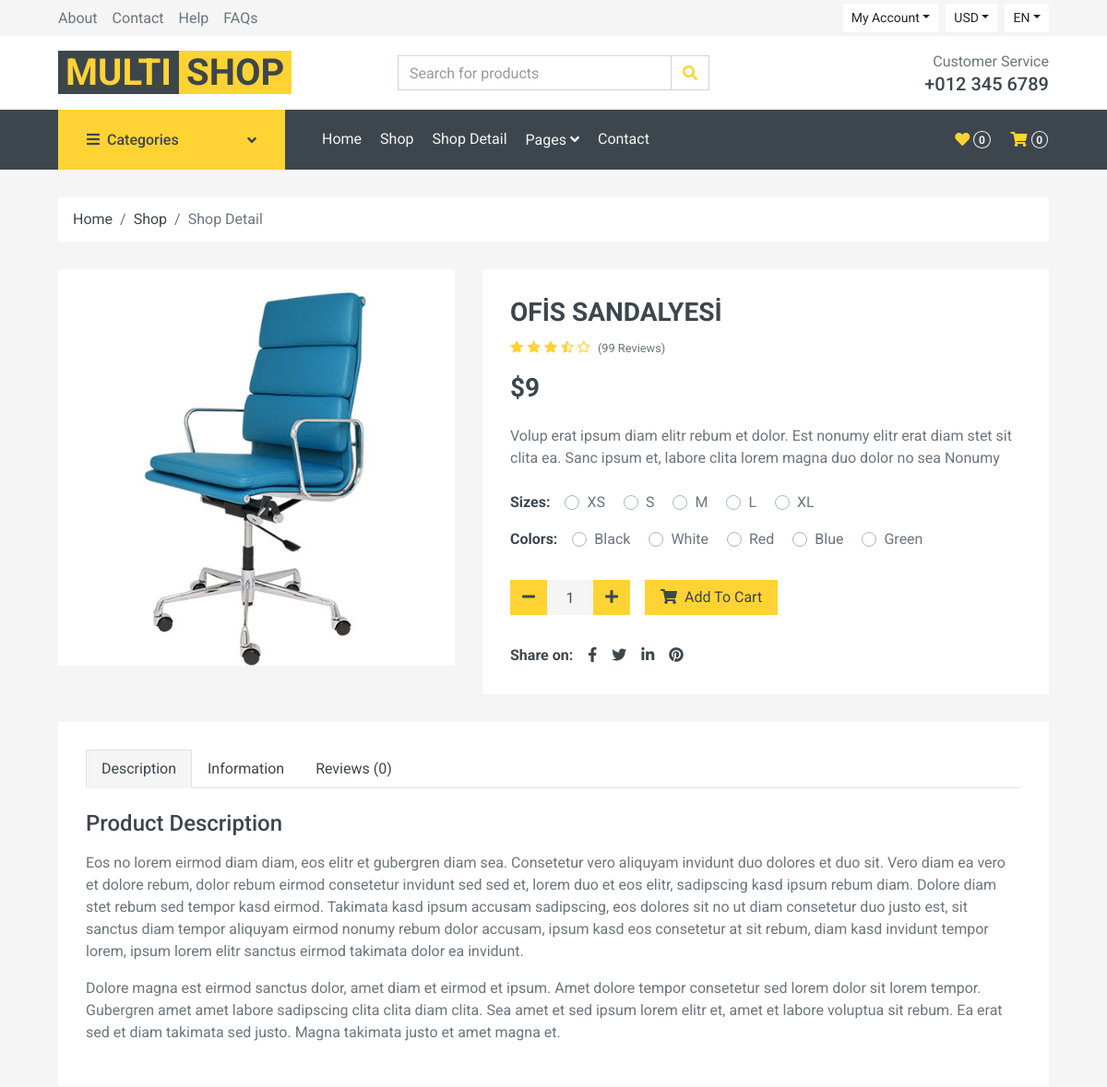
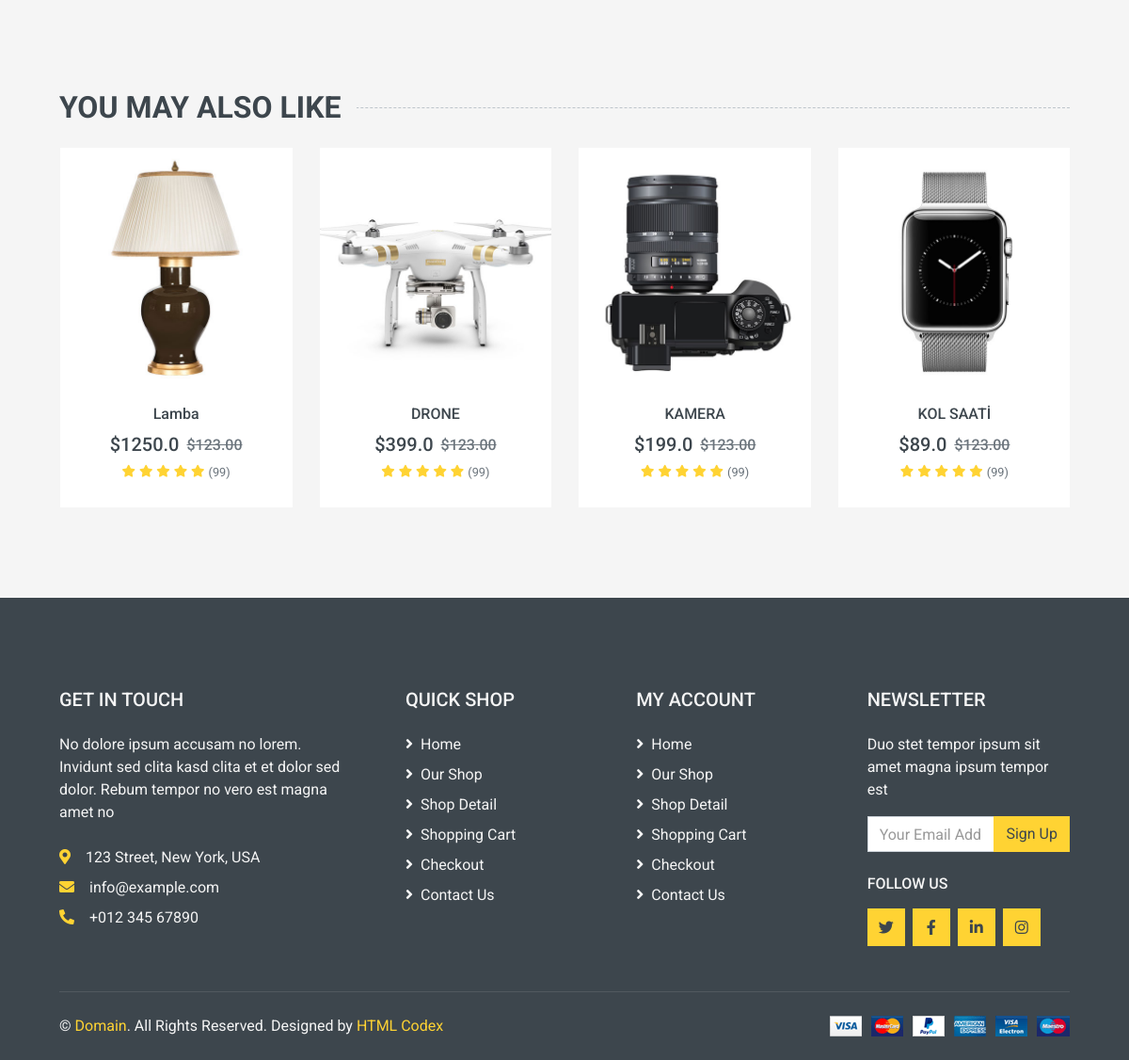
The app's page /product_detail/12/ofis-sandalyesi with its own data (2 pictures, top to bottom).
### product/models.py (models this page shows, shortened)
class Product(models.Model):
    STATUS = (('True', 'Evet'),
            ('False', 'Hayir'), )
    category = models.ForeignKey(Category, on_delete=models.CASCADE) #many to one relation with Category
    title = models.CharField(max_length=150)
    keywords = models.CharField(max_length=255)
    description = models.TextField(max_length=255)
    image = models.ImageField(blank=True, upload_to='images/')
    price= models.FloatField()
    amount = models.IntegerField(default=0)
    detail = models.TextField()
    status = models.CharField(max_length=10,choices=STATUS)
    slug = models.SlugField(null=False, unique=True)
    create_at = models.DateTimeField(auto_now_add=True)
    update_at = models.DateTimeField(auto_now=True)
    def category_tag(self):
        return self.category
    category_tag.short_description = "Kategori"
    def image_tag(self):
        return mark_safe('<img src="{}" height="50"/>'.format(self.image.url))
    image_tag.short_description = 'Image'

### home/views.py (the view)
# urls.py: path("product_detail/<int:id>/<slug:slug>", views.productDetail, name="productDetail"),
def productDetail(request, id, slug):
    urun = Product.objects.get(pk=id)
    urunler = Product.objects.all()
    images = Images.objects.filter(product=urun)
    comments = Comment.objects.filter(product_id=id)
    context = {'page': 'Urun',
               'urun': urun,
               'urunler': urunler,
               'images': images,
               'comments': comments}
    return render(request, 'product_detail.html', context)

### home/templates/product_detail.html (shortened to what this page needs)
{% extends 'homebase.html' %}
{% load static %}
{% block sidebar %} {% include 'sidebar.html' %}  {% endblock %}
{% block body %}
    <div class="container-fluid">
        <div class="row px-xl-5">
            <div class="col-12">
                <nav class="breadcrumb bg-light mb-30">
                    <a class="breadcrumb-item text-dark" href="/">Home</a>
                    <a class="breadcrumb-item text-dark" href="shop">Shop</a>
                    <span class="breadcrumb-item active">Shop Detail</span>
                </nav>
            </div>
        </div>
    </div>
    <div class="container-fluid pb-5">
        <div class="row px-xl-5">
            <div class="col-lg-5 mb-30">
                <div id="product-carousel" class="carousel slide" data-ride="carousel">
                    <div class="carousel-inner bg-light">
                        <div class="carousel-item active">
                            <img class="w-100 h-100" src="{{ urun.image.url}}" alt="Image">
                        </div>
                    </div>
                </div>
            </div>
            <div class="col-lg-7 h-auto mb-30">
                <div class="h-100 bg-light p-30">
                    <h3>{{urun.title}}</h3>
                    <div class="d-flex mb-3">
                        <div class="text-primary mr-2">
                            <small class="fas fa-star"></small>
                            <small class="fas fa-star"></small>
                            <small class="fas fa-star"></small>
                            <small class="fas fa-star-half-alt"></small>
                            <small class="far fa-star"></small>
                        </div>
                        <small class="pt-1">(99 Reviews)</small>
                    </div>
                    <h3 class="font-weight-semi-bold mb-4">${{urun.amount}}</h3>
                    <p class="mb-4">Volup erat ipsum diam elitr rebum et dolor. Est nonumy elitr erat diam stet sit
                        clita ea. Sanc ipsum et, labore clita lorem magna duo dolor no sea
                        Nonumy</p>
                    <div class="d-flex mb-3">
                        <strong class="text-dark mr-3">Sizes:</strong>
                        <form>
                            <div class="custom-control custom-radio custom-control-inline">
                                <label class="custom-control-label" for="size-1">XS</label>
                            </div>
                            <div class="custom-control custom-radio custom-control-inline">
                                <label class="custom-control-label" for="size-2">S</label>
                            </div>
                            <div class="custom-control custom-radio custom-control-inline">
                                <label class="custom-control-label" for="size-3">M</label>
                            </div>
                            <div class="custom-control custom-radio custom-control-inline">
                                <label class="custom-control-label" for="size-4">L</label>
                            </div>
                            <div class="custom-control custom-radio custom-control-inline">
                                <label class="custom-control-label" for="size-5">XL</label>
                            </div>
                        </form>
                    </div>
                    <div class="d-flex mb-4">
                        <strong class="text-dark mr-3">Colors:</strong>
                        <form>
                            <div class="custom-control custom-radio custom-control-inline">
                                <label class="custom-control-label" for="color-1">Black</label>
                            </div>
                            <div class="custom-control custom-radio custom-control-inline">
                                <label class="custom-control-label" for="color-2">White</label>
                            </div>
                            <div class="custom-control custom-radio custom-control-inline">
                                <label class="custom-control-label" for="color-3">Red</label>
                            </div>
                            <div class="custom-control custom-radio custom-control-inline">
                                <label class="custom-control-label" for="color-4">Blue</label>
                            </div>
                            <div class="custom-control custom-radio custom-control-inline">
                                <label class="custom-control-label" for="color-5">Green</label>
                            </div>
                        </form>
                    </div>
                    <div class="d-flex align-items-center mb-4 pt-2">
                        <div class="input-group quantity mr-3" style="width: 130px;">
                            <div class="input-group-btn">
                                <button class="btn btn-primary btn-minus">
                                    <i class="fa fa-minus"></i>
                                </button>
                            </div>
                            <input type="text" class="form-control bg-secondary border-0 text-center" value="1">
                            <div class="input-group-btn">
                                <button class="btn btn-primary btn-plus">
                                    <i class="fa fa-plus"></i>
                                </button>
                            </div>
                        </div>
                        <a href="/order/addtocart/{{urun.id}}"><button class="btn btn-primary px-3"><i class="fa fa-shopping-cart mr-1"></i> Add To Cart</button></a>
                    </div>
                    <div class="d-flex pt-2">
                        <strong class="text-dark mr-2">Share on:</strong>
                        <div class="d-inline-flex">
                            <a class="text-dark px-2" href="">
                                <i class="fab fa-facebook-f"></i>
                            </a>
                            <a class="text-dark px-2" href="">
                                <i class="fab fa-twitter"></i>
                            </a>
                            <a class="text-dark px-2" href="">
                                <i class="fab fa-linkedin-in"></i>
                            </a>
                            <a class="text-dark px-2" href="">
                                <i class="fab fa-pinterest"></i>
                            </a>
                        </div>
                    </div>
                </div>
            </div>
        </div>
        <div class="row px-xl-5">
            <div class="col">
                <div class="bg-light p-30">
                    <div class="nav nav-tabs mb-4">
                        <a class="nav-item nav-link text-dark active" data-toggle="tab" href="#tab-pane-1">Description</a>
                        <a class="nav-item nav-link text-dark" data-toggle="tab" href="#tab-pane-2">Information</a>
                        <a class="nav-item nav-link text-dark" data-toggle="tab" href="#tab-pane-3">Reviews (0)</a>
                    </div>
                    <div class="tab-content">
                        <div class="tab-pane fade show active" id="tab-pane-1">
                            <h4 class="mb-3">Product Description</h4>
                            <p>Eos no lorem eirmod diam diam, eos elitr et gubergren diam sea. Consetetur vero aliquyam invidunt duo dolores et duo sit. Vero diam ea vero et dolore rebum, dolor rebum eirmod consetetur invidunt sed sed et, lorem duo et eos elitr, sadipscing kasd ipsum rebum diam. Dolore diam stet rebum sed tempor kasd eirmod. Takimata kasd ipsum accusam sadipscing, eos dolores sit no ut diam consetetur duo justo est, sit sanctus diam tempor aliquyam eirmod nonumy rebum dolor accusam, ipsum kasd eos consetetur at sit rebum, diam kasd invidunt tempor lorem, ipsum lorem elitr sanctus eirmod takimata dolor ea invidunt.</p>
                            <p>Dolore magna est eirmod sanctus dolor, amet diam et eirmod et ipsum. Amet dolore tempor consetetur sed lorem dolor sit lorem tempor. Gubergren amet amet labore sadipscing clita clita diam clita. Sea amet et sed ipsum lorem elitr et, amet et labore voluptua sit rebum. Ea erat sed et diam takimata sed justo. Magna takimata justo et amet magna et.</p>
                        </div>
                    </div>
                </div>
            </div>
        </div>
    </div>
    <div class="container-fluid py-5">
        <h2 class="section-title position-relative text-uppercase mx-xl-5 mb-4"><span class="bg-secondary pr-3">You May Also Like</span></h2>
        <div class="row px-xl-5">
            <div class="col">
                <div class="owl-carousel related-carousel">
                    {% for urun in urunler %}
                    <div class="product-item bg-light">
                        <div class="product-img position-relative overflow-hidden">
                            <img class="img-fluid w-100" src="{{ urun.image.url }}" alt="">
                            <div class="product-action">
                            </div>
                        </div>
                        <div class="text-center py-4">
                            <a class="h6 text-decoration-none text-truncate" href="">{{ urun.title }}</a>
                            <div class="d-flex align-items-center justify-content-center mt-2">
                                <h5>${{ urun.price }}</h5><h6 class="text-muted ml-2"><del>$123.00</del></h6>
                            </div>
                            <div class="d-flex align-items-center justify-content-center mb-1">
                                <small class="fa fa-star text-primary mr-1"></small>
                                <small class="fa fa-star text-primary mr-1"></small>
                                <small class="fa fa-star text-primary mr-1"></small>
                                <small class="fa fa-star text-primary mr-1"></small>
                                <small class="fa fa-star text-primary mr-1"></small>
                                <small>(99)</small>
                            </div>
                        </div>
                    </div>
                    {% endfor %}
                </div>
            </div>
        </div>
    </div>
{% endblock  %}

### records on screen
Product: image (picture), title "OFİS SANDALYESİ", amount "9"
Product: image (picture), title "Lamba", price "1250.0"
Product: image (picture), title "DRONE", price "399.0"
Product: image (picture), title "KAMERA", price "199.0"
Product: image (picture), title "KOL SAATİ", price "89.0"
